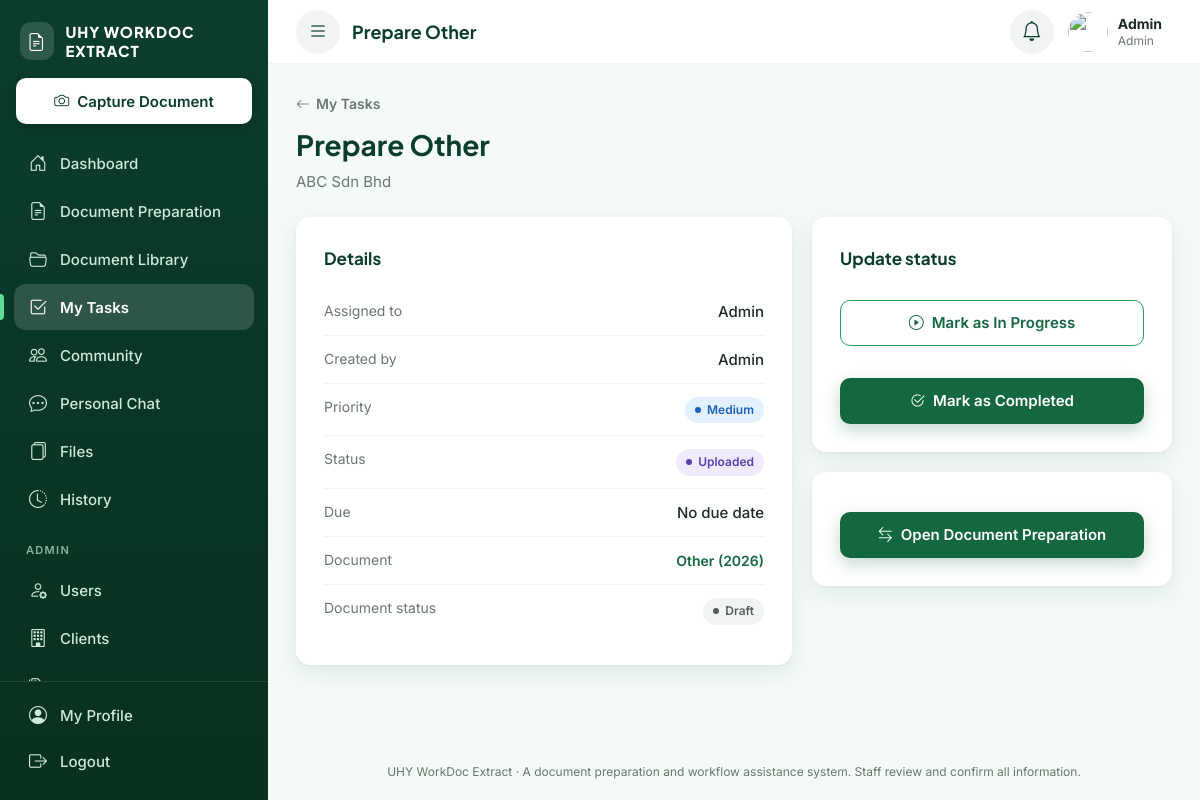
The app's page /tasks/view.php?id=15 (signed in) with its own data.
### tables this page shows
CREATE TABLE `users` (
  `user_id` int(10) UNSIGNED NOT NULL,
  `name` varchar(120) NOT NULL,
  `username` varchar(50) NOT NULL,
  `email` varchar(150) NOT NULL,
  `password` varchar(255) NOT NULL,
  `role` enum('admin','staff') NOT NULL DEFAULT 'staff',
  `staff_type` enum('staff','contract','intern') DEFAULT NULL,
  `department` varchar(50) DEFAULT NULL,
  `avatar_path` varchar(255) DEFAULT NULL,
  `status` enum('active','inactive') NOT NULL DEFAULT 'active',
  `must_change_password` tinyint(1) NOT NULL DEFAULT 1,
  `last_login_at` datetime DEFAULT NULL,
  `created_at` timestamp NOT NULL DEFAULT current_timestamp(),
  `updated_at` timestamp NOT NULL DEFAULT current_timestamp() ON UPDATE current_timestamp()
);

CREATE TABLE `tasks` (
  `task_id` int(10) UNSIGNED NOT NULL,
  `document_id` int(10) UNSIGNED DEFAULT NULL,
  `client_id` int(10) UNSIGNED DEFAULT NULL,
  `title` varchar(200) NOT NULL,
  `assigned_to` int(10) UNSIGNED NOT NULL,
  `created_by` int(10) UNSIGNED NOT NULL,
  `status` enum('new','uploaded','processing','in_progress','pending_review','completed') NOT NULL DEFAULT 'new',
  `priority` enum('low','medium','high','urgent') NOT NULL DEFAULT 'medium',
  `due_date` date DEFAULT NULL,
  `seen_at` datetime DEFAULT NULL,
  `created_at` timestamp NOT NULL DEFAULT current_timestamp(),
  `updated_at` timestamp NOT NULL DEFAULT current_timestamp() ON UPDATE current_timestamp(),
  `completed_at` datetime DEFAULT NULL
);

CREATE TABLE `clients` (
  `client_id` int(10) UNSIGNED NOT NULL,
  `client_name` varchar(150) NOT NULL,
  `registration_no` varchar(50) DEFAULT NULL,
  `contact_person` varchar(120) DEFAULT NULL,
  `status` enum('active','inactive') NOT NULL DEFAULT 'active',
  `created_by` int(10) UNSIGNED DEFAULT NULL,
  `created_at` timestamp NOT NULL DEFAULT current_timestamp()
);

CREATE TABLE `documents` (
  `document_id` int(10) UNSIGNED NOT NULL,
  `client_id` int(10) UNSIGNED NOT NULL,
  `type_id` int(10) UNSIGNED NOT NULL,
  `document_name` varchar(200) NOT NULL,
  `year` smallint(5) UNSIGNED NOT NULL,
  `uploaded_by` int(10) UNSIGNED NOT NULL,
  `current_version_id` int(10) UNSIGNED DEFAULT NULL,
  `prepared_from_version_id` int(10) UNSIGNED DEFAULT NULL,
  `status` enum('draft','in_review','returned','approved','final') NOT NULL DEFAULT 'draft',
  `is_deleted` tinyint(1) NOT NULL DEFAULT 0,
  `deleted_at` datetime DEFAULT NULL,
  `deleted_by` int(10) UNSIGNED DEFAULT NULL,
  `created_at` timestamp NOT NULL DEFAULT current_timestamp(),
  `updated_at` timestamp NOT NULL DEFAULT current_timestamp() ON UPDATE current_timestamp()
);

### includes/functions.php (called while the page is built, shortened)
<?php
function e(?string $value): string
{
    return htmlspecialchars((string)$value, ENT_QUOTES, 'UTF-8');
}
function url(string $path = ''): string
{
    return BASE_URL . '/' . ltrim($path, '/');
}

### config/database.php (called while the page is built, shortened)
<?php
function db(): PDO
{
    static $pdo = null;
    if ($pdo === null) {
        try {
            $pdo = new PDO(
                'mysql:host=' . DB_HOST . ';dbname=' . DB_NAME . ';charset=utf8mb4',
                DB_USER,
                DB_PASS,
                [
                    PDO::ATTR_ERRMODE            => PDO::ERRMODE_EXCEPTION,
                    PDO::ATTR_DEFAULT_FETCH_MODE => PDO::FETCH_ASSOC,
                    PDO::ATTR_EMULATE_PREPARES   => false,
                    PDO::MYSQL_ATTR_INIT_COMMAND => "SET time_zone = '+08:00'",
                ]
            );
        } catch (PDOException $e) {
            error_log('DB connection failed: ' . $e->getMessage());
            http_response_code(500);
            exit(APP_DEBUG
                ? 'Database connection failed: ' . htmlspecialchars($e->getMessage())
                : 'The system is temporarily unavailable.');
        }
    }
    return $pdo;
}

### services/TaskService.php (called while the page is built, shortened)
<?php
class TaskService
{
    public static function find(int $id): ?array
    {
        $stmt = db()->prepare(
            'SELECT t.*, c.client_name, d.document_name, d.year AS document_year, d.status AS document_status,
                    a.name AS assignee_name, cb.name AS created_by_name
             FROM tasks t
             LEFT JOIN clients c ON c.client_id = t.client_id
             LEFT JOIN documents d ON d.document_id = t.document_id
             JOIN users a ON a.user_id = t.assigned_to
             JOIN users cb ON cb.user_id = t.created_by
             WHERE t.task_id = ? LIMIT 1'
        );
        $stmt->execute([$id]);
        return $stmt->fetch() ?: null;
    }
}

### includes/auth.php (called while the page is built, shortened)
<?php
function current_user(): ?array
{
    static $user = null;
    static $loaded = false;
    if ($loaded) {
        return $user;
    }
    $stmt = db()->prepare(
        'SELECT user_id, name, username, email, role, staff_type, department, status, must_change_password, avatar_path
         FROM users WHERE user_id = ? LIMIT 1'
    );
    $stmt->execute([$_SESSION['user_id']]);
    $row = $stmt->fetch();
    $user = $row;
    return $user;
}
function require_login(bool $allowPasswordChange = false): array
{
    $user = current_user();
    return $user;
}

### includes/permissions.php (called while the page is built, shortened)
<?php
function permission_map(): array
{
    $staffCommon = [
        'dashboard.view',
        'document.capture',
        'document.prepare',
        'document.library',
        'document.submit',
        'task.view',
        'community.use',
        'chat.use',
        'history.view',
    ];
    $seniorExtras = [
        'document.export',
        'document.approve',
        'task.create',
        'task.assign',
        'files.view',
    ];
    return [
        'admin' => ['*'],
        'staff'    => array_merge($staffCommon, $seniorExtras),
        'contract' => array_merge($staffCommon, $seniorExtras),
        'intern' => $staffCommon,
    ];
}
function permission_profile(array $user): string
{
    if ($user['role'] === 'admin') {
        return 'admin';
    }
    return in_array($user['staff_type'], ['staff', 'contract', 'intern'], true) ? $user['staff_type'] : 'staff';
}
function can(string $permission, ?array $user = null): bool
{
    $user ??= current_user();
    $allowed = permission_map()[permission_profile($user)] ?? [];
    return in_array('*', $allowed, true) || in_array($permission, $allowed, true);
}
function require_permission(string $permission): array
{
    $user = require_login();
    return $user;
}

### tasks/view.php (the view, shortened to what this page needs)
<?php
require_once __DIR__ . '/../includes/bootstrap.php';
require_once __DIR__ . '/../services/TaskService.php';
$user   = require_permission('task.view');
$userId = (int)$user['user_id'];
$task = TaskService::find((int)($_GET['id'] ?? 0));
$isMine = (int)$task['assigned_to'] === $userId;
[$dueText, $dueClass] = due_label($task['due_date']);
$pageTitle = $task['title'];
require __DIR__ . '/../includes/header.php';
?>
<div class="df-page-header">
    <div>
        <a class="df-back" href="<?= e(url('tasks/index.php')) ?>"><i class="bi bi-arrow-left"></i> My Tasks</a>
        <h1><?= e($task['title']) ?></h1>
        <p class="df-page-sub"><?= e($task['client_name'] ?? '-') ?></p>
    </div>
</div>
<div class="df-grid df-grid-doc">
    <div class="df-stack">
        <section class="df-card">
            <h3 class="df-card-title">Details</h3>
            <dl class="df-details">
                <div><dt>Assigned to</dt><dd><?= e($task['assignee_name']) ?></dd></div>
                <div><dt>Created by</dt><dd><?= e($task['created_by_name']) ?></dd></div>
                <div><dt>Priority</dt><dd><?= status_badge($task['priority']) ?></dd></div>
                <div><dt>Status</dt><dd><?= status_badge($task['status']) ?></dd></div>
                <div><dt>Due</dt><dd><span class="<?= e($dueClass) ?>"><?= e($dueText) ?></span></dd></div>
                <?php if ($task['document_id']): ?>
                    <div><dt>Document</dt><dd><a class="df-link" href="<?= e(url('documents/view.php?id=' . (int)$task['document_id'])) ?>"><?= e($task['document_name']) ?> (<?= (int)$task['document_year'] ?>)</a></dd></div>
                    <div><dt>Document status</dt><dd><?= status_badge($task['document_status']) ?></dd></div>
                <?php endif; ?>
            </dl>
        </section>
    </div>
    <div class="df-stack">
        <?php if ($isMine && !in_array($task['status'], ['pending_review', 'completed'], true)): ?>
        <section class="df-card">
            <h3 class="df-card-title">Update status</h3>
            <form method="post" class="df-stack">
                <?php if ($task['status'] !== 'in_progress'): ?>
                    <button type="submit" name="status" value="in_progress" class="df-btn df-btn-outline df-btn-block"><i class="bi bi-play-circle"></i> Mark as In Progress</button>
                <?php endif; ?>
                <button type="submit" name="status" value="completed" class="df-btn df-btn-primary df-btn-block"><i class="bi bi-check2-circle"></i> Mark as Completed</button>
            </form>
        </section>
        <?php elseif ($task['status'] === 'pending_review'): ?>
        <div class="df-alert df-alert-info"><i class="bi bi-info-circle"></i> This document is with a reviewer. The task will complete automatically once approved.</div>
        <?php endif; ?>
        <?php if ($task['document_id']): ?>
        <section class="df-card">
            <a class="df-btn df-btn-primary df-btn-block" href="<?= e(url('documents/prepare.php?id=' . (int)$task['document_id'])) ?>">
                <i class="bi bi-arrow-left-right"></i> Open Document Preparation
            </a>
        </section>
        <?php endif; ?>
    </div>
</div>
<?php require __DIR__ . '/../includes/footer.php'; ?>

### includes/header.php (shortened to what this page needs)
<?php
$user = current_user();
$pageTitle = $pageTitle ?? 'Dashboard';
?>
<!DOCTYPE html>
<html lang="en">
<head>
    <link rel="stylesheet" href="https://cdn.jsdelivr.net/npm/bootstrap-icons@1.11.3/font/bootstrap-icons.min.css">
    <link rel="stylesheet" href="<?= e(url('assets/css/style.css')) ?>">
</head>
<body class="df-app-body">
<div class="df-shell">
    <?php require __DIR__ . '/sidebar.php'; ?>
    <div class="df-main">
        <header class="df-topbar">
            <button type="button" class="df-icon-btn df-menu-btn" data-sidebar-open aria-label="Open menu">
                <i class="bi bi-list"></i>
            </button>
            <h2 class="df-topbar-title"><?= e($pageTitle) ?></h2>
            <div class="df-topbar-actions">
                <div class="df-dropdown" data-dropdown>
                    <button type="button" class="df-icon-btn" data-dropdown-toggle
                            aria-label="Notifications" aria-expanded="false">
                        <i class="bi bi-bell"></i>
                    </button>
                </div>
                <a class="df-topbar-user" href="<?= e(url('profile/index.php')) ?>">
                    <?= render_avatar($user) ?>
                    <span class="df-topbar-user-text">
                        <strong><?= e($user['name']) ?></strong>
                        <small><?= e(role_label($user)) ?></small>
                    </span>
                </a>
            </div>
        </header>
        <main class="df-content">

### assets/css/style.css (style rules this page uses)
:root { --df-green-900: #0b3d2e; --df-green-700: #14683f; --df-green-600: #1a7d4c; --df-green-500: #22a05b; --df-green-100: #e6f5ec; --df-green-50: #f4faf6; --df-gray-50: #f8f9fa; --df-gray-100: #f1f3f5; --df-gray-300: #d5dbd8; --df-gray-500: #6b7770; --df-text: #1f2a24; --df-warning: #f5a524; --df-danger: #d64545; --df-info: #2f80ed; --df-radius: 14px; --df-radius-sm: 10px; --df-shadow: 0 2px 4px rgba(11, 61, 46, .04), 0 8px 24px rgba(11, 61, 46, .08); --df-font-body: 'Inter', system-ui, -apple-system, 'Segoe UI', sans-serif; --df-font-heading: 'Plus Jakarta Sans', 'Inter', system-ui, sans-serif; }
*, *::before, *::after { box-sizing: border-box; }
body { margin: 0; font-family: var(--df-font-body); font-size: 15px; line-height: 1.55; color: var(--df-text); background: var(--df-green-50); -webkit-font-smoothing: antialiased; }
h1, h2, h3, h4 { font-family: var(--df-font-heading); margin: 0 0 .5rem; color: var(--df-green-900); }
a { color: var(--df-green-700); }
.df-btn { display: inline-flex; align-items: center; justify-content: center; gap: 8px; min-height: 46px; padding: 0 22px; font: 600 15px var(--df-font-body); border: 1.5px solid transparent; border-radius: var(--df-radius-sm); cursor: pointer; text-decoration: none; transition: background .18s, transform .18s, box-shadow .18s, border-color .18s; }
.df-btn-block { display: flex; width: 100%; margin-top: 12px; }
.df-btn-primary { background: var(--df-green-700); color: #fff; box-shadow: 0 6px 16px rgba(20, 104, 63, .25); }
.df-btn-outline { background: #fff; color: var(--df-green-700); border-color: var(--df-green-500); }
.df-card { background: #fff; border-radius: var(--df-radius); box-shadow: var(--df-shadow); padding: 28px; }
:root { --df-sidebar-w: 268px; --df-topbar-h: 64px; --df-purple: #7c5cd6; --df-purple-100: #efeafc; }
.df-link { font-weight: 600; font-size: 14px; text-decoration: none; }
.df-main { margin-left: var(--df-sidebar-w); min-height: 100vh; display: flex; flex-direction: column; min-width: 0; }
.df-topbar { position: sticky; top: 0; z-index: 1020; height: var(--df-topbar-h); display: flex; align-items: center; gap: 12px; padding: 0 28px; background: #fff; border-bottom: 1px solid var(--df-gray-100); }
.df-menu-btn, .df-topbar-brand { display: none; }
.df-topbar-title { margin: 0; font-size: 18px; }
.df-topbar-actions { margin-left: auto; display: flex; align-items: center; gap: 10px; }
.df-icon-btn { position: relative; display: grid; place-items: center; width: 44px; height: 44px; border: 0; border-radius: 50%; background: var(--df-gray-100); color: var(--df-green-900); font-size: 20px; cursor: pointer; transition: background .18s; }
.df-topbar-user { display: flex; align-items: center; gap: 10px; padding: 4px 10px 4px 4px; border-radius: 999px; text-decoration: none; color: var(--df-text); }
.df-topbar-user-text { display: flex; flex-direction: column; line-height: 1.25; }
.df-topbar-user-text strong { font-size: 14px; }
.df-topbar-user-text small { font-size: 12px; color: var(--df-gray-500); }
.df-content { flex: 1; width: 100%; max-width: 1400px; margin: 0 auto; padding: 28px; }
.df-dropdown { position: relative; }
.df-page-header { display: flex; flex-wrap: wrap; align-items: flex-end; justify-content: space-between; gap: 16px; margin-bottom: 24px; }
.df-page-header h1 { margin: 0; font-size: 28px; }
.df-page-sub { margin: 4px 0 0; color: var(--df-gray-500); }
.df-grid { display: grid; gap: 20px; margin-bottom: 20px; }
.df-card > .df-card-title { margin-bottom: 16px; }
.df-card-title { margin: 0; font-size: 17px; }
.df-stack { display: grid; gap: 20px; min-width: 0; align-content: start; }
.df-back { display: inline-flex; align-items: center; gap: 6px; margin-bottom: 8px; font-size: 14px; font-weight: 600; text-decoration: none; color: var(--df-gray-500); }
.df-details { margin: 0; display: grid; gap: 0; }
.df-details > div { display: flex; justify-content: space-between; gap: 16px; padding: 12px 0; border-bottom: 1px solid var(--df-gray-100); }
.df-details > div:last-child { border-bottom: 0; }
.df-details dt { color: var(--df-gray-500); font-size: 14px; }
.df-details dd { margin: 0; font-weight: 500; text-align: right; }
.df-grid-doc { grid-template-columns: 1fr 360px; align-items: start; }

### records on screen
users: name "Admin", role "Admin"
tasks: title "Prepare Other", client.client_name "ABC Sdn Bhd", assigned_to.name "Admin", document.document_name "Other", document.year "2026"

### other values on screen
$item['label'] "Dashboard"
$item['label'] "Document Preparation"
$item['label'] "Document Library"
$item['label'] "My Tasks"
$item['label'] "Community"
$item['label'] "Personal Chat"
$item['label'] "Files"
$item['label'] "History"
$item['label'] "Users"
$item['label'] "Clients"
$pageTitle "Prepare Other"
$label "Medium Uploaded Draft"
$dueText "No due date"
APP_NAME "UHY WorkDoc Extract"
